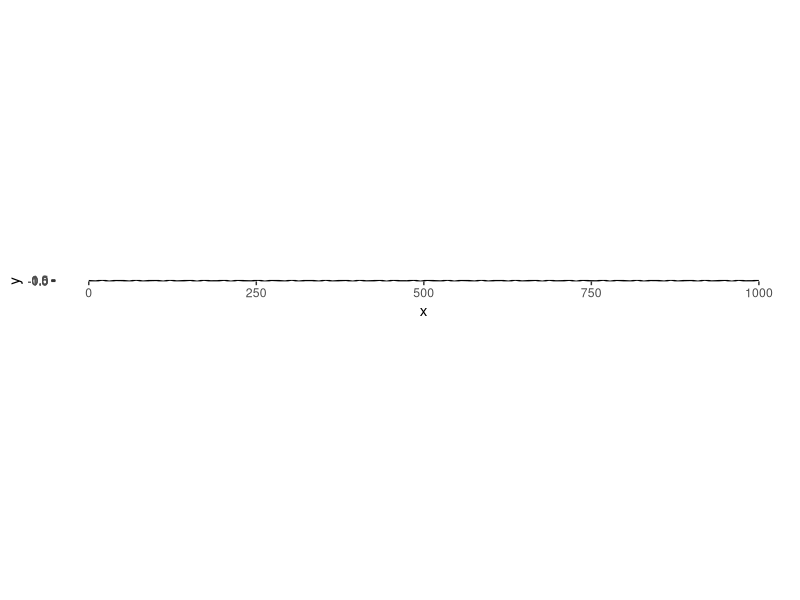
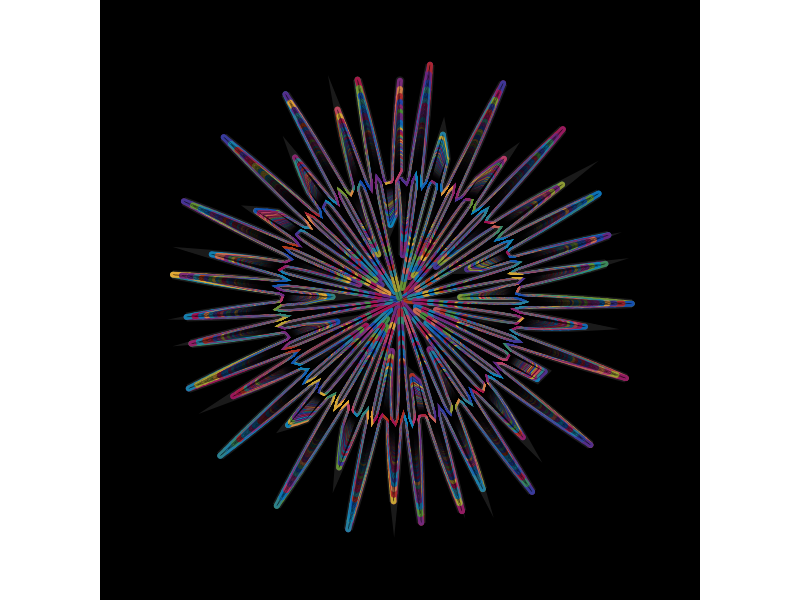
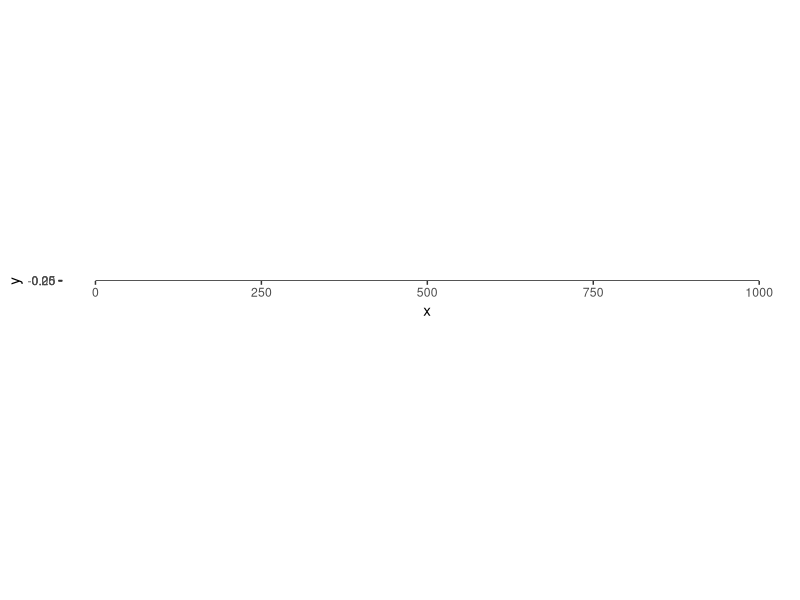
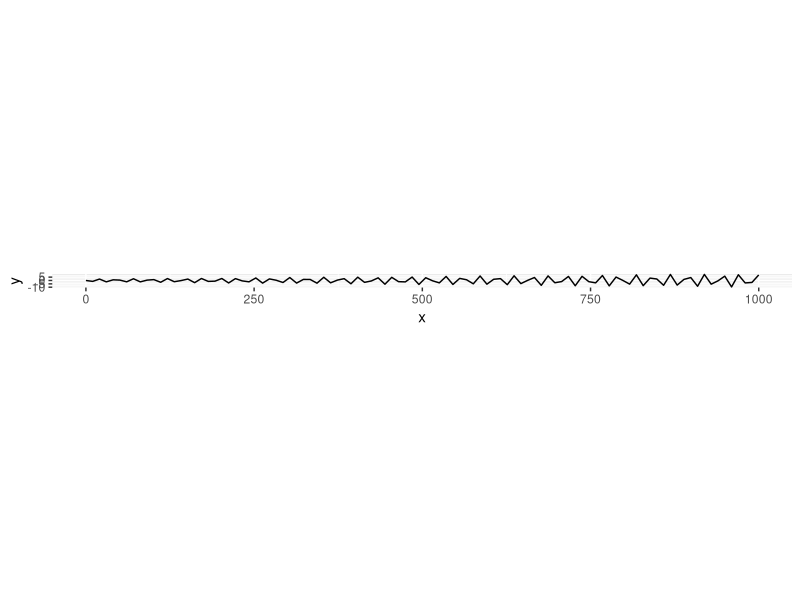
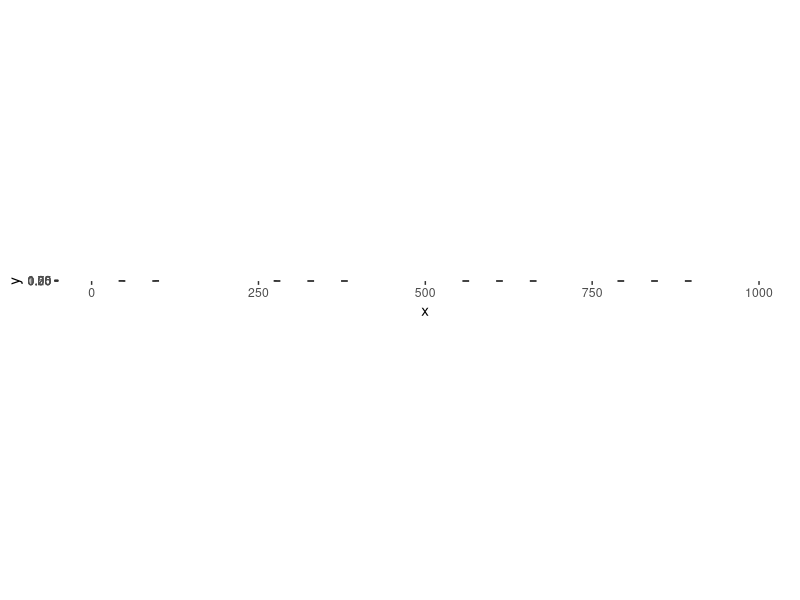
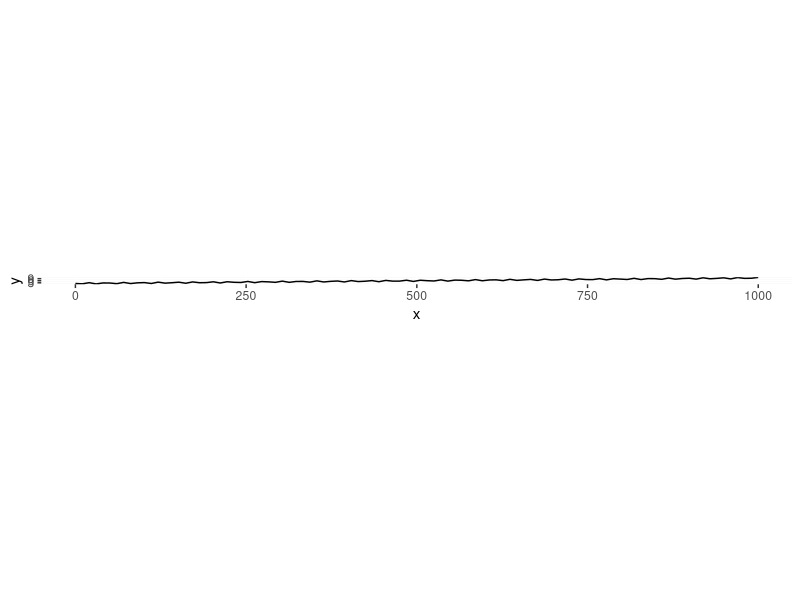
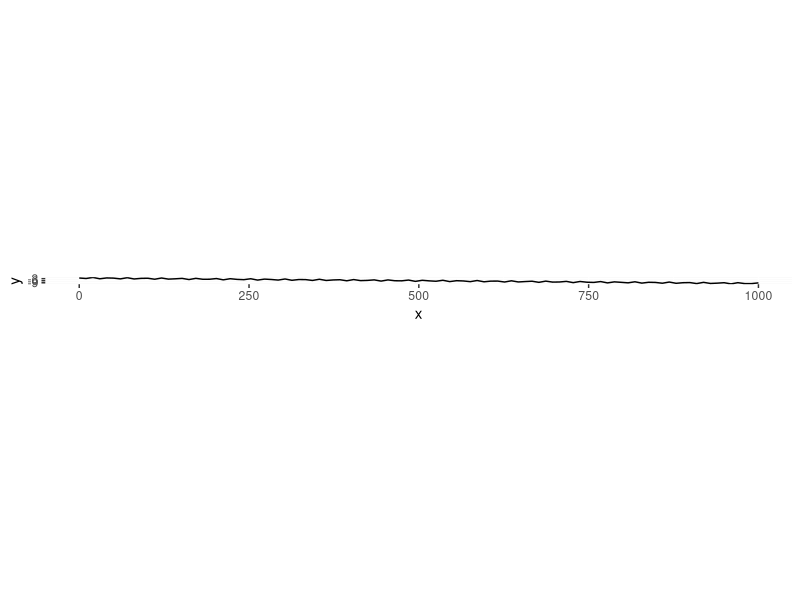
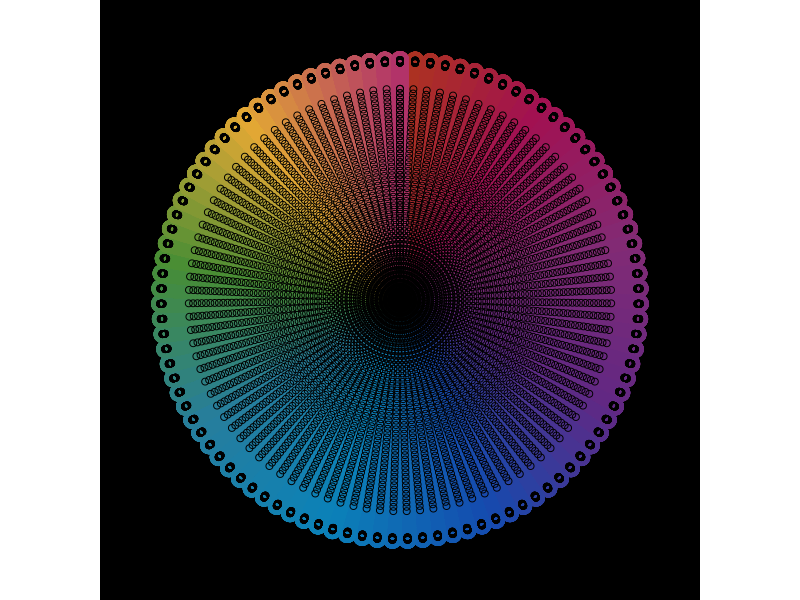

The R script that drew these images, in order:
# Curve Manipulations

library(tidyverse)
library(purrr)

n <- 100

basic_sine <- tibble(x = seq(0,1000, length = 100),
                     y = sin(x))

basic_sine %>%
  ggplot(aes(x,y))+
  geom_path()+
  coord_equal()

transformers <- seq(1,10, length = n)

wave_number <- 1:n

rb_colors <- c("#af3918", "#a21152", "#822b75","#612884","#154baf",
               "#0b82b9", "#277e9d","#488e35","#e3a934","#b2336a")

color_pal <- colorRampPalette(rb_colors)(n)

sines_df <- map2_df(transformers, 
                    color_pal, ~ basic_sine %>%
                                    mutate(y = y/.x,
                                           colors = .y,
                                           group = .x))

sines_df %>%
  ggplot(aes(x,y, group = group))+
  theme_void()+
  geom_path(color = "#1a1a1a", size = 3, linejoin = "mitre", lineend = "round")+
  geom_path(color = sample(sines_df$colors), size = 2, linejoin = "round", lineend = "round")+
  geom_path(color = "#000000", size = .1, linejoin = "mitre", lineend = "round")+
  theme(plot.background = element_rect(fill = "#000000"))+
  coord_polar()


divide_sine <- basic_sine %>%
  mutate(y = y/seq(2,10, length = 100))

divide_sine %>%
  ggplot(aes(x,y))+
  geom_path()+
  coord_equal()

multi_sine <- basic_sine %>%
  mutate(y = y * seq(2,10, length = 100))

multi_sine %>%
  ggplot(aes(x,y))+
  geom_path()+
  coord_equal()

exp_sine <- basic_sine %>%
  mutate(y = y ^ seq(2,10, length = 100))

exp_sine %>%
  ggplot(aes(x,y))+
  geom_path()+
  coord_equal()

add_sine <- basic_sine %>%
  mutate(y = y + seq(2,10, length = 100))

add_sine %>%
  ggplot(aes(x,y))+
  geom_path()+
  coord_equal()

min_sine <- basic_sine %>%
  mutate(y = y - seq(2,10, length = 100))

min_sine %>%
  ggplot(aes(x,y))+
  geom_path()+
  coord_equal()




#===============================================================================
#Library Load In----------------------------------------------------------------
#===============================================================================

library(dplyr) # For manipulations and because I like magrittr's pipe 
library(ggplot2) # For plotting
library(purrr) # For iteration handling

#===============================================================================
#Data Creation -----------------------------------------------------------------
#===============================================================================

#Number of points we want to exist in our wave
n <- 100

#The basic sine wave
basic_sine <- tibble(crossing(x = seq(0,10, length = n),
                     y = sin(x)))

#Altering the basic wave by adding alternate values to it's y value
alt_sine <- basic_sine %>%
  mutate(y = y + (seq(1,10, length = n) * rep_along(1:nrow(basic_sine),c(1,-100))))

#===============================================================================
#Color Selection ---------------------------------------------------------------
#===============================================================================

#My rainbow color palette
rb_colors <- c("#af3918", "#a21152", "#822b75","#612884","#154baf",
            "#0b82b9", "#277e9d","#488e35","#e3a934","#b2336a")

#expanding the palette
color_pal <- colorRampPalette(rb_colors)(nrow(alt_sine))

#===============================================================================
#Plotting the aRt --------------------------------------------------------------
#===============================================================================

alt_sine %>%
  ggplot(aes(x,y))+
  theme_void()+
  geom_path(color = color_pal, size = 6, linejoin = "round", lineend = "round")+
  geom_point(shape = 21, fill = NA, color = "#000000", size = 2, linejoin = "mitre", lineend = "round")+
  theme(plot.background = element_rect(fill = "#000000"))+
  coord_polar()

#===============================================================================
#Library Load In----------------------------------------------------------------
#===============================================================================

library(dplyr) # For manipulations and because I like magrittr's pipe 
library(ggplot2) # For plotting
library(purrr) # For iteration handling

#===============================================================================
#Data Creation -----------------------------------------------------------------
#===============================================================================

#How many waves/iterations we want
n <- 100 

full_n <- n*2

#The basic sine wave
basic_sine <- tibble(x = c(1,5,5,1,1),
                     y = c(1,1,5,5,1),
                     group = "base")

#Numbers to divide/transform the basic wave by
transformers <- sample(seq(1,500, length.out = n)) 

#Number of iterations we'll preform in the map2 fx
wave_number <- 1:n

#My rainbow color palette
rb_colors <- c("#af3918", "#a21152", "#822b75","#612884","#154baf",
               "#0b82b9", "#277e9d","#488e35","#e3a934","#b2336a")

#Expanding the palette to reach our "n" value
color_pal <- colorRampPalette(rb_colors)(n)

#Iterating over our base wave to create a df with multiple waves/transformations
square_row <- map_df(transformers, ~ basic_sine %>%
                                      mutate(x = x + .x ))

square_grid <- map2_df(transformers, 
                       color_pal, ~ square_row %>%
                                       mutate(y = y + .x ,
                                              color = .y,
                                              group = .x)) 



#===============================================================================
#Plotting the aRt --------------------------------------------------------------
#===============================================================================

square_grid %>%
  ggplot(aes(x,y, group = group))+
  theme_void()+
  geom_path(fill = "#000000", size = 4, alpha = .9, lineend = "round")+
  geom_path(color = sort(square_grid$color), size = 5, linejoin = "round", lineend = "round")+
  geom_path(color = "#025ab3", size = .1, linejoin = "mitre", lineend = "round")+
  theme(plot.background = element_rect(fill = "#025ab3"))+
  coord_polar()







